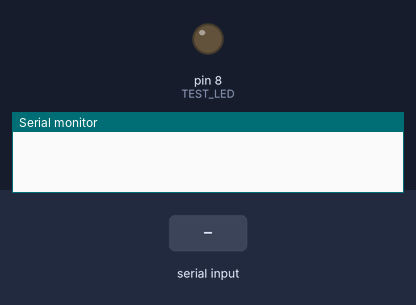
The sketch below on a simulated Arduino Uno, built with avr-gcc and run on an emulated ATmega328P. On the bench: output pins drawn as LEDs (lit = HIGH), the last lines printed to the serial monitor. The test bench sets the inputs (shaded band).

Above: at 1.2 s.
1.3 s: "A" received over Serial
At 2.3 s:
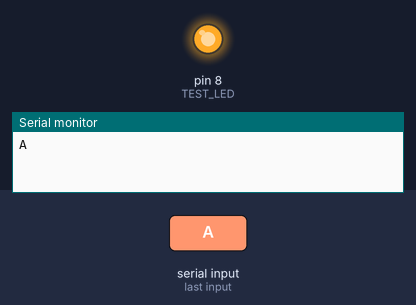
2.8 s: "B" received over Serial
At 3.4 s:
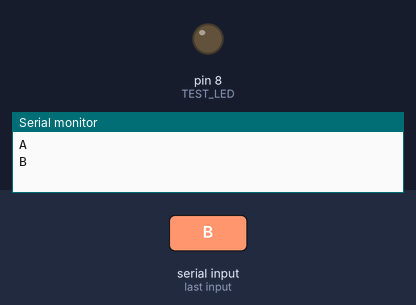
Timing chart, 0 to 5.8 s (numbered marks = the images above; inputs shaded):
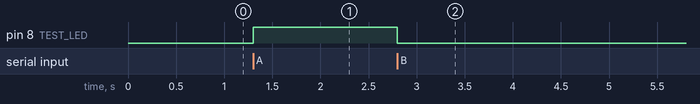

The sketch:

Receive_Zigbee.ino
```cpp
//Receive//
#define TEST_LED 8

void setup() {
  // put your setup code here, to run once:
  Serial.begin(9600);

  pinMode(TEST_LED, OUTPUT);
}

void loop() {
  // put your main code here, to run repeatedly:
  if(Serial.available()){
    char receive_msg = Serial.read();
    Serial.println(receive_msg);

    if(receive_msg == 'A'){
      digitalWrite(TEST_LED, HIGH);
    } else if(receive_msg == 'B'){
      digitalWrite(TEST_LED, LOW);
    }
  }
}
```

Measured:
- after the input at 1.3 s, pin 8 (TEST_LED): LOW → HIGH at once
- after the input at 2.8 s, pin 8 (TEST_LED): HIGH → LOW at once
